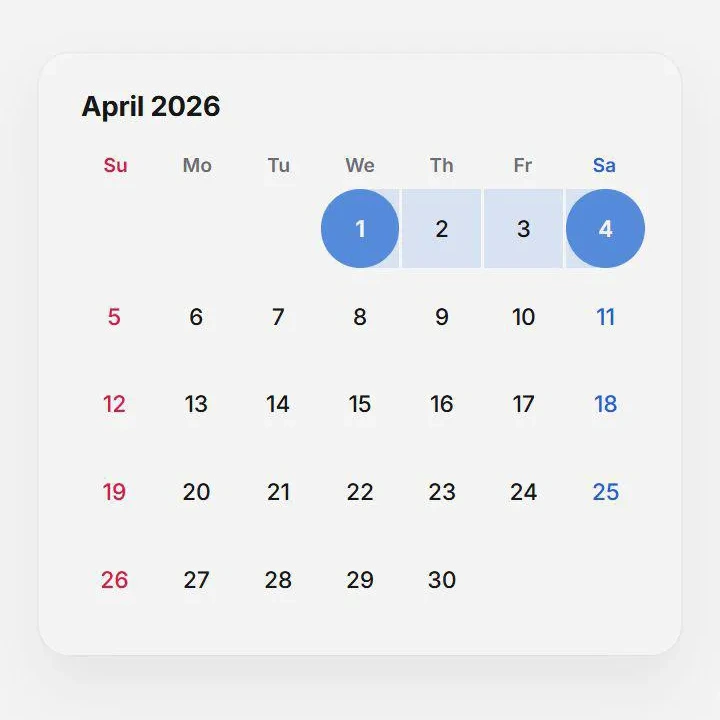
#> input picture assets/hero_animation.webp, 720 x 720 px
$ python crop_webp.py
#> lines starting #> are read from the running program, lines starting #| are printed output that depends on the picture
from PIL import Image

def test_crop():
    try:
        # Open source WebP
        img = Image.open('assets/hero_animation.webp')
#> img is the input picture: PIL image 720x720 RGBA; mean R, G, B, A 236.3, 237.5, 239.4, 255
        w, h = img.size
#> w = 720; h = 720
        print(f"Original size: {w}x{h}")
#| Original size: 720x720

        # Test crop: Remove top 80px (URL bar), remove right 100px (Pink extension icon), remove bottom/left margins slightly
        box = (20, 80, w - 100, h - 20)
#> box = (20, 80, 620, 700)

        frames = []
        for i in range(getattr(img, 'n_frames', 1)):
            img.seek(i)
            # Crop to isolated component
            frames.append(img.crop(box).copy())
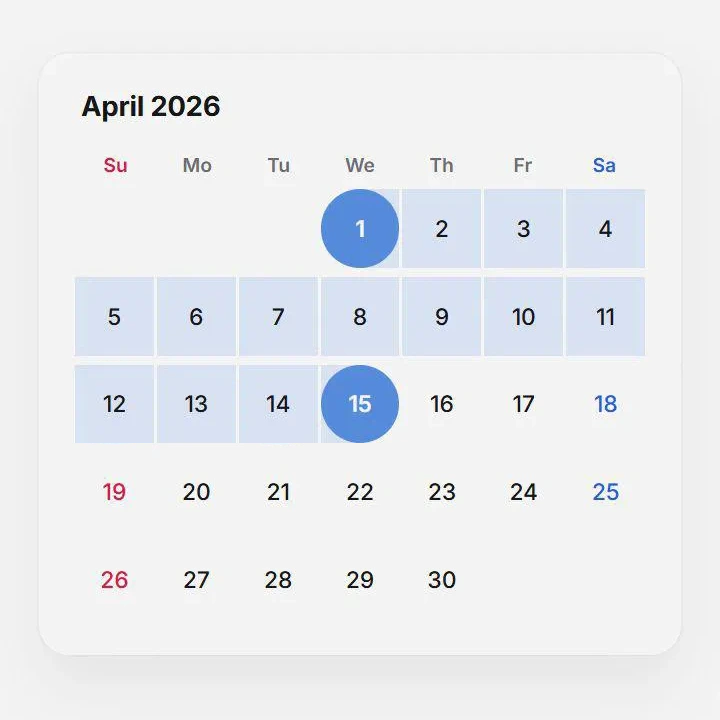
#> img: PIL image 720x720 RGBA; mean R, G, B, A 232.9, 235.3, 239.3, 255
#> after the loop, frames = 19 items

        print(f"Cropped {len(frames)} frames to {frames[0].size}")
#| Cropped 19 frames to (600, 620)
    except Exception as e:
        print("Error:", e)

test_crop()

$ run again, with assets/feature_scroll.webp copied over assets/hero_animation.webp
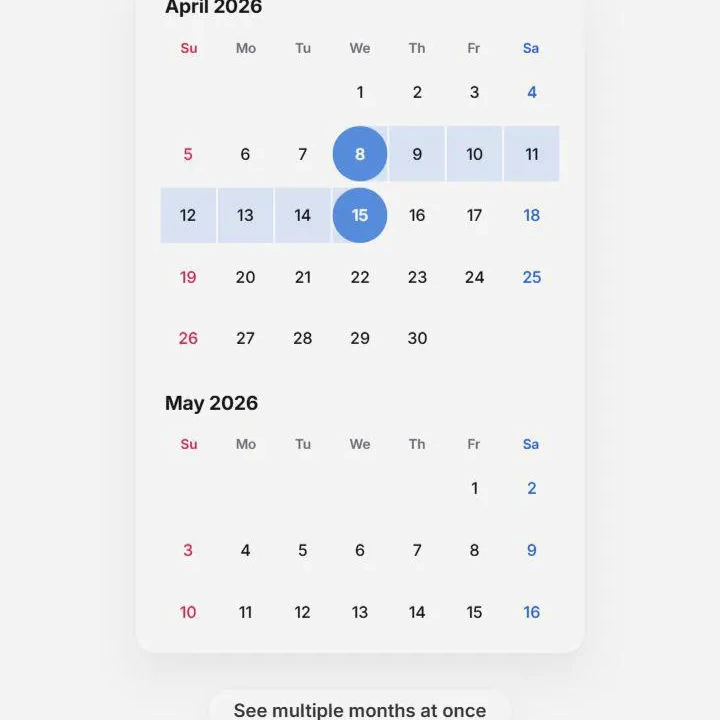
#> input picture assets/feature_scroll.webp, 720 x 720 px
#> in test_crop, img is the input picture: PIL image 720x720 RGBA; mean R, G, B, A 238, 238.7, 240.1, 255
#| Original size: 720x720
#> after the loop in test_crop, `for i in range(getattr(img, 'n_frames', 1)):`:
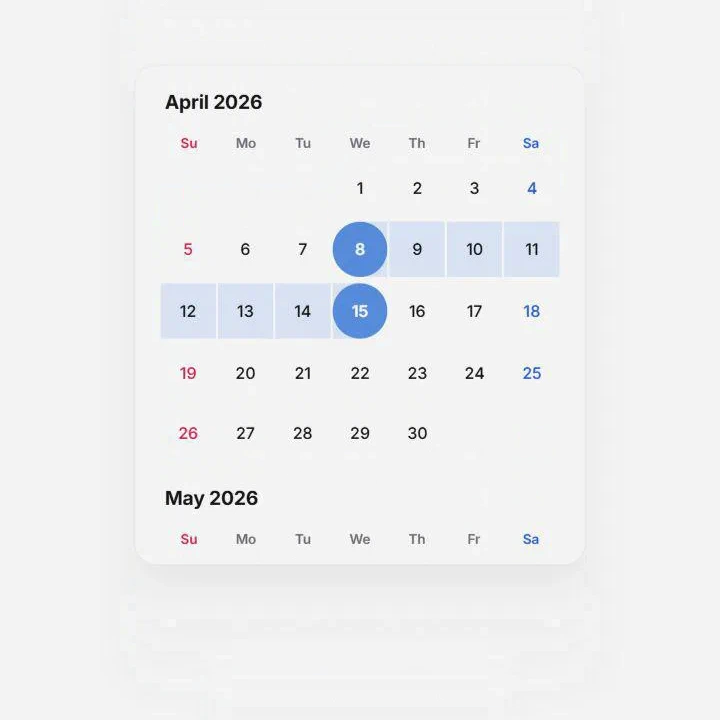
#> img: PIL image 720x720 RGBA; mean R, G, B, A 238.6, 239.4, 240.7, 255
#> after the loop in test_crop, `for i in range(getattr(img, 'n_frames', 1)):`: frames = 7 items
#| Cropped 7 frames to (600, 620)
